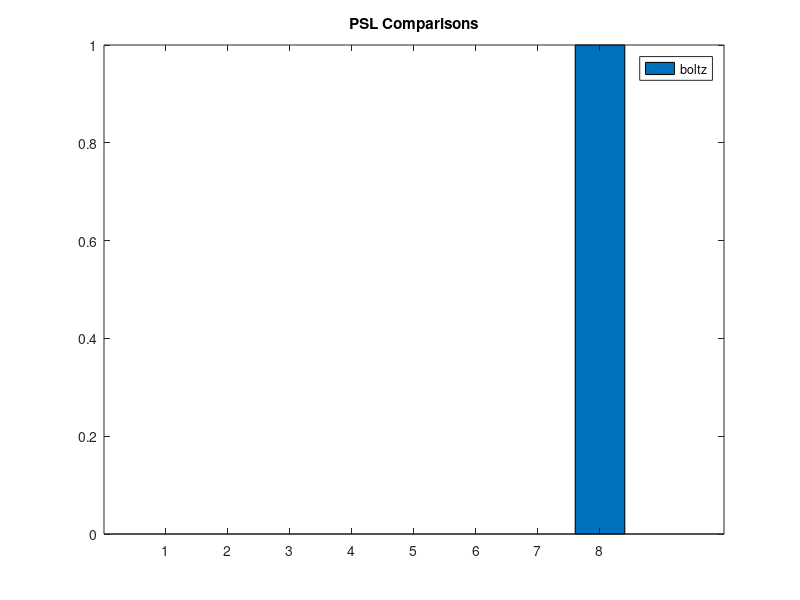

Reproduce this figure in MATLAB.
%% All to All example code
% This example runs an AND gate on the All-To-All topology by default. To change the
% connection schemes, try modifying the flags, like setting J to 0 to observe a
% high temperature p-circuit which should occupy all states with equal
% probability. Any J can be substituted in place of the existing AND gate
% J. 

% Modifying values in the 'parameter setup' section below should be enough
% to run the network. 

% Developed by Anirudh Ghantasala, Brian Sutton as part of Supriyo Datta's
% research group at Purdue University. 

%% Parameter setup
Nm = 3;                                 % number of p-bits in the p-circuit, gets overriden by custom J if custom J size is present
NFPGA = 1000;                           % number of samples to collect
betaPSL = 1.0;                          % pseudo-inverse-temperature (higher is cooler, lower is hot, 0 leads to equal peaks in histogram)
aws_instance_ip_adr = "54.86.255.192";    % public ip address of aws instance which is running the fpga. Can be found in instance description on the aws ec2 console. 
dt_fpga = 1/(2*Nm);                     % how many p-bits to update in parallel per timestep


max_weight_for_rand_J = 3;              % maximum weight if random J is selected
create_random_J = 1;                    % Flag to create a random J
create_zero_J = 0;                      % Flag to create 0 J

connect_to_fpga = 0;                    % Flag to connect to FPGA

% The following is the J and h for an AND gate. Running with this should
% produce a histogram matching that found for the simulator (running and gate)
% at https://www.purdue.edu/p-bit/simulation-tool.html
J = [0 -2 -2; 
    -2 0 1; 
    -2 1 0];
h = [2;-1;-1];

if(create_random_J)
    J = (rand(Nm,Nm) * max_weight_for_rand_J)/2;
    J = J + J';
    J = J - diag(diag(J));
    h = rand(Nm,1);
end
if (create_zero_J)
    J = zeros(Nm,Nm);
    h = zeros(1,Nm)';
end
Nm = size(J,1);
dt_fpga = 1/(3*Nm);


%% Obtain boltzmann distribution for specified J,h matrices
Look = 2.^(Nm-1:-1:0);
PB = zeros(2^Nm,1);
E = 0;
for ii = 1:1:2^Nm
    m = sign(2*dec2bin(ii-1,Nm)-1)';
    E = 0.5*m'*J*m + h.'*m;
    X2 = 1+Look*(1+m)/2;
    PB(X2) = PB(X2) + exp(-E);
end
Boltz = PB/sum(PB);


%% Run fpga
SumErrorPSL_fpga = 0;
simulation_size = 400;
Jfpga = zeros(simulation_size,simulation_size);
Jfpga(1:Nm, 1:Nm) = J;
hfpga = zeros(simulation_size,1);
hfpga(1:Nm) = h;
Jfpga(1:1+size(Jfpga,1):end) = hfpga;
if(connect_to_fpga)
    psl_accel("SetIPAndPort", aws_instance_ip_adr, 1234);
    rc = psl_accel("SetWeights", Jfpga);
    rc = psl_accel("SetActivationParameters", 1/betaPSL, dt_fpga);
    fprintf("Starting fpga emulation...\n");
    psl_accel("ResumeNetwork");
    psl_accel("ResumeNetwork");
    [rc,ms] = psl_accel("SampleN", NFPGA);
    fprintf("Recieved samples from fpga...\n");

    m_all = squeeze(ms);
    clear ms;
    PFPGA = zeros(2^Nm,1);
    for ii = 1:1:NFPGA
        ms = m_all(ii,1:Nm)';
        X2 = 1+Look*(1+ms)/2;
        PFPGA(X2) = PFPGA(X2) + 1;
    end
    PFPGA = PFPGA/sum(PFPGA);
    SumErrorPSL_fpga = SumErrorPSL_fpga + sqrt(sum(sum((abs(Boltz-PFPGA)).^2))./sum(sum((abs(Boltz)).^2)))

end

%% plot histograms for the fpga and the exact boltzmann distribution for Nm p-bits with the given J,h. 
a = 1:1:2^Nm;
if(connect_to_fpga)
    plots = [Boltz PFPGA];
    legend_str = {'Boltzmann', 'fpga'};
    dtfpga_str = sprintf(' %.4f',dt_fpga);
    str = {strcat('d_t fpga = ', dtfpga_str)};
else
    plots = [Boltz];
    legend_str = {'boltz'};
    str = "";
end

bar(a,plots);
legend(legend_str);
title('PSL Comparisons');
dim = [.7 .45 .3 .3];
annotation('textbox',dim,'String',str,'FitBoxToText','on');










      